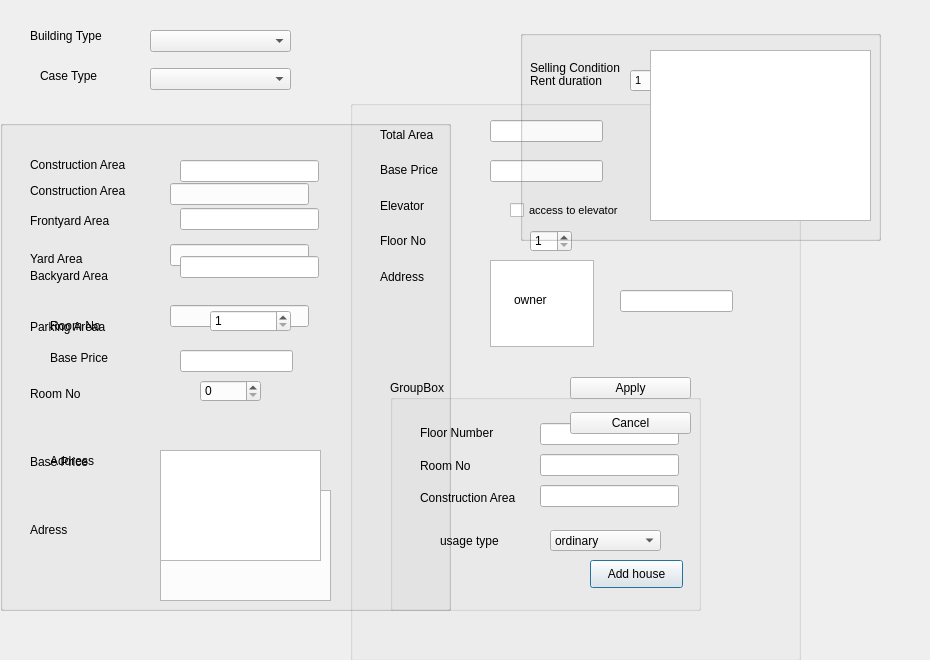
<?xml version="1.0" encoding="UTF-8"?>
<ui version="4.0">
 <class>Add_building</class>
 <widget class="QDialog" name="Add_building">
  <property name="geometry">
   <rect>
    <x>0</x>
    <y>0</y>
    <width>930</width>
    <height>660</height>
   </rect>
  </property>
  <property name="windowTitle">
   <string>Dialog</string>
  </property>
  <widget class="QGroupBox" name="southernvilla">
   <property name="geometry">
    <rect>
     <x>0</x>
     <y>120</y>
     <width>451</width>
     <height>491</height>
    </rect>
   </property>
   <property name="title">
    <string/>
   </property>
   <widget class="QLineEdit" name="_Lbaseprice">
    <property name="geometry">
     <rect>
      <x>170</x>
      <y>330</y>
      <width>137</width>
      <height>22</height>
     </rect>
    </property>
   </widget>
   <widget class="QSpinBox" name="_RoomNo">
    <property name="geometry">
     <rect>
      <x>200</x>
      <y>260</y>
      <width>61</width>
      <height>22</height>
     </rect>
    </property>
    <property name="maximum">
     <number>10</number>
    </property>
   </widget>
   <widget class="QPlainTextEdit" name="plainTextEdit">
    <property name="geometry">
     <rect>
      <x>160</x>
      <y>370</y>
      <width>171</width>
      <height>111</height>
     </rect>
    </property>
   </widget>
   <widget class="QWidget" name="layoutWidget">
    <property name="geometry">
     <rect>
      <x>30</x>
      <y>40</y>
      <width>121</width>
      <height>401</height>
     </rect>
    </property>
    <layout class="QVBoxLayout" name="verticalLayout">
     <item>
      <widget class="QLabel" name="label">
       <property name="font">
        <font>
         <pointsize>9</pointsize>
        </font>
       </property>
       <property name="text">
        <string>Construction Area</string>
       </property>
      </widget>
     </item>
     <item>
      <widget class="QLabel" name="label_2">
       <property name="font">
        <font>
         <pointsize>9</pointsize>
        </font>
       </property>
       <property name="text">
        <string>Yard Area</string>
       </property>
      </widget>
     </item>
     <item>
      <widget class="QLabel" name="label_3">
       <property name="font">
        <font>
         <pointsize>9</pointsize>
        </font>
       </property>
       <property name="text">
        <string>Parking Areaa</string>
       </property>
      </widget>
     </item>
     <item>
      <widget class="QLabel" name="label_5">
       <property name="font">
        <font>
         <pointsize>9</pointsize>
        </font>
       </property>
       <property name="text">
        <string>Room No</string>
       </property>
      </widget>
     </item>
     <item>
      <widget class="QLabel" name="label_6">
       <property name="font">
        <font>
         <pointsize>9</pointsize>
        </font>
       </property>
       <property name="text">
        <string>Base Price</string>
       </property>
      </widget>
     </item>
     <item>
      <widget class="QLabel" name="label_7">
       <property name="font">
        <font>
         <pointsize>9</pointsize>
        </font>
       </property>
       <property name="text">
        <string>Adress</string>
       </property>
      </widget>
     </item>
    </layout>
   </widget>
   <widget class="QWidget" name="layoutWidget">
    <property name="geometry">
     <rect>
      <x>170</x>
      <y>30</y>
      <width>139</width>
      <height>211</height>
     </rect>
    </property>
    <layout class="QVBoxLayout" name="verticalLayout_3">
     <item>
      <widget class="QLineEdit" name="_Lconstrucion"/>
     </item>
     <item>
      <widget class="QLineEdit" name="_Lyardarea"/>
     </item>
     <item>
      <widget class="QLineEdit" name="_Lparkingarea"/>
     </item>
    </layout>
   </widget>
  </widget>
  <widget class="QGroupBox" name="apartment">
   <property name="geometry">
    <rect>
     <x>350</x>
     <y>100</y>
     <width>451</width>
     <height>561</height>
    </rect>
   </property>
   <property name="title">
    <string/>
   </property>
   <widget class="QCheckBox" name="checkBox">
    <property name="geometry">
     <rect>
      <x>160</x>
      <y>100</y>
      <width>151</width>
      <height>20</height>
     </rect>
    </property>
    <property name="font">
     <font>
      <pointsize>8</pointsize>
     </font>
    </property>
    <property name="text">
     <string>access to elevator</string>
    </property>
   </widget>
   <widget class="QSpinBox" name="spinBox">
    <property name="geometry">
     <rect>
      <x>180</x>
      <y>130</y>
      <width>42</width>
      <height>22</height>
     </rect>
    </property>
    <property name="minimum">
     <number>1</number>
    </property>
    <property name="maximum">
     <number>10</number>
    </property>
   </widget>
   <widget class="QPlainTextEdit" name="plainTextEdit_2">
    <property name="geometry">
     <rect>
      <x>140</x>
      <y>160</y>
      <width>104</width>
      <height>87</height>
     </rect>
    </property>
   </widget>
   <widget class="QLineEdit" name="base">
    <property name="geometry">
     <rect>
      <x>140</x>
      <y>60</y>
      <width>113</width>
      <height>22</height>
     </rect>
    </property>
   </widget>
   <widget class="QLineEdit" name="tottall">
    <property name="geometry">
     <rect>
      <x>140</x>
      <y>20</y>
      <width>113</width>
      <height>22</height>
     </rect>
    </property>
   </widget>
   <widget class="QGroupBox" name="tinyhouse">
    <property name="geometry">
     <rect>
      <x>40</x>
      <y>280</y>
      <width>311</width>
      <height>231</height>
     </rect>
    </property>
    <property name="title">
     <string>GroupBox</string>
    </property>
    <widget class="QPushButton" name="pushButton">
     <property name="geometry">
      <rect>
       <x>200</x>
       <y>180</y>
       <width>93</width>
       <height>28</height>
      </rect>
     </property>
     <property name="text">
      <string>Add house</string>
     </property>
    </widget>
    <widget class="QWidget" name="layoutWidget">
     <property name="geometry">
      <rect>
       <x>30</x>
       <y>40</y>
       <width>104</width>
       <height>91</height>
      </rect>
     </property>
     <layout class="QVBoxLayout" name="verticalLayout_4">
      <item>
       <widget class="QLabel" name="label_13">
        <property name="text">
         <string>Floor Number</string>
        </property>
       </widget>
      </item>
      <item>
       <widget class="QLabel" name="label_14">
        <property name="text">
         <string>Room No</string>
        </property>
       </widget>
      </item>
      <item>
       <widget class="QLabel" name="label_15">
        <property name="text">
         <string>Construction Area</string>
        </property>
       </widget>
      </item>
     </layout>
    </widget>
    <widget class="QWidget" name="layoutWidget">
     <property name="geometry">
      <rect>
       <x>150</x>
       <y>40</y>
       <width>139</width>
       <height>91</height>
      </rect>
     </property>
     <layout class="QVBoxLayout" name="verticalLayout_5">
      <item>
       <widget class="QLineEdit" name="floornum"/>
      </item>
      <item>
       <widget class="QLineEdit" name="roomnum"/>
      </item>
      <item>
       <widget class="QLineEdit" name="constructionarea"/>
      </item>
     </layout>
    </widget>
    <widget class="QLabel" name="label_21">
     <property name="geometry">
      <rect>
       <x>50</x>
       <y>150</y>
       <width>81</width>
       <height>21</height>
      </rect>
     </property>
     <property name="font">
      <font>
       <pointsize>9</pointsize>
      </font>
     </property>
     <property name="text">
      <string>usage type</string>
     </property>
    </widget>
    <widget class="QComboBox" name="usage">
     <property name="geometry">
      <rect>
       <x>160</x>
       <y>150</y>
       <width>111</width>
       <height>21</height>
      </rect>
     </property>
     <item>
      <property name="text">
       <string>ordinary</string>
      </property>
     </item>
     <item>
      <property name="text">
       <string>commercial</string>
      </property>
     </item>
     <item>
      <property name="text">
       <string>office</string>
      </property>
     </item>
    </widget>
   </widget>
   <widget class="QWidget" name="layoutWidget">
    <property name="geometry">
     <rect>
      <x>30</x>
      <y>20</y>
      <width>81</width>
      <height>171</height>
     </rect>
    </property>
    <layout class="QVBoxLayout" name="verticalLayout_2">
     <item>
      <widget class="QLabel" name="label_8">
       <property name="font">
        <font>
         <pointsize>9</pointsize>
        </font>
       </property>
       <property name="text">
        <string>Total Area</string>
       </property>
      </widget>
     </item>
     <item>
      <widget class="QLabel" name="label_9">
       <property name="font">
        <font>
         <pointsize>9</pointsize>
        </font>
       </property>
       <property name="text">
        <string>Base Price</string>
       </property>
      </widget>
     </item>
     <item>
      <widget class="QLabel" name="label_10">
       <property name="font">
        <font>
         <pointsize>9</pointsize>
        </font>
       </property>
       <property name="text">
        <string>Elevator</string>
       </property>
      </widget>
     </item>
     <item>
      <widget class="QLabel" name="label_11">
       <property name="font">
        <font>
         <pointsize>9</pointsize>
        </font>
       </property>
       <property name="text">
        <string>Floor No</string>
       </property>
      </widget>
     </item>
     <item>
      <widget class="QLabel" name="label_12">
       <property name="font">
        <font>
         <pointsize>9</pointsize>
        </font>
       </property>
       <property name="text">
        <string>Address</string>
       </property>
      </widget>
     </item>
    </layout>
   </widget>
  </widget>
  <widget class="QLabel" name="label_16">
   <property name="geometry">
    <rect>
     <x>30</x>
     <y>20</y>
     <width>131</width>
     <height>31</height>
    </rect>
   </property>
   <property name="font">
    <font>
     <pointsize>9</pointsize>
    </font>
   </property>
   <property name="text">
    <string>Building Type</string>
   </property>
  </widget>
  <widget class="QLabel" name="label_17">
   <property name="geometry">
    <rect>
     <x>40</x>
     <y>60</y>
     <width>81</width>
     <height>31</height>
    </rect>
   </property>
   <property name="font">
    <font>
     <pointsize>9</pointsize>
    </font>
   </property>
   <property name="text">
    <string>Case Type</string>
   </property>
  </widget>
  <widget class="QGroupBox" name="Rent_case">
   <property name="geometry">
    <rect>
     <x>520</x>
     <y>30</y>
     <width>361</width>
     <height>211</height>
    </rect>
   </property>
   <property name="title">
    <string/>
   </property>
   <widget class="QLabel" name="label_18">
    <property name="geometry">
     <rect>
      <x>10</x>
      <y>20</y>
      <width>91</width>
      <height>61</height>
     </rect>
    </property>
    <property name="font">
     <font>
      <pointsize>9</pointsize>
     </font>
    </property>
    <property name="text">
     <string>Rent duration</string>
    </property>
   </widget>
   <widget class="QWidget" name="layoutWidget">
    <property name="geometry">
     <rect>
      <x>110</x>
      <y>30</y>
      <width>131</width>
      <height>41</height>
     </rect>
    </property>
    <layout class="QHBoxLayout" name="horizontalLayout">
     <item>
      <widget class="QSpinBox" name="spinBox_2">
       <property name="font">
        <font>
         <pointsize>8</pointsize>
        </font>
       </property>
       <property name="minimum">
        <number>1</number>
       </property>
       <property name="maximum">
        <number>24</number>
       </property>
      </widget>
     </item>
     <item>
      <widget class="QLabel" name="label_19">
       <property name="text">
        <string>month</string>
       </property>
      </widget>
     </item>
    </layout>
   </widget>
  </widget>
  <widget class="QGroupBox" name="sell_case">
   <property name="geometry">
    <rect>
     <x>520</x>
     <y>30</y>
     <width>361</width>
     <height>211</height>
    </rect>
   </property>
   <property name="title">
    <string/>
   </property>
   <widget class="QLabel" name="label_20">
    <property name="geometry">
     <rect>
      <x>10</x>
      <y>30</y>
      <width>101</width>
      <height>16</height>
     </rect>
    </property>
    <property name="text">
     <string>Selling Condition</string>
    </property>
   </widget>
   <widget class="QPlainTextEdit" name="plainTextEdit_3">
    <property name="geometry">
     <rect>
      <x>130</x>
      <y>20</y>
      <width>221</width>
      <height>171</height>
     </rect>
    </property>
   </widget>
  </widget>
  <widget class="QWidget" name="layoutWidget">
   <property name="geometry">
    <rect>
     <x>150</x>
     <y>20</y>
     <width>141</width>
     <height>81</height>
    </rect>
   </property>
   <layout class="QVBoxLayout" name="verticalLayout_8">
    <item>
     <widget class="QComboBox" name="comboBox"/>
    </item>
    <item>
     <widget class="QComboBox" name="case_type"/>
    </item>
   </layout>
  </widget>
  <widget class="QLabel" name="Warning">
   <property name="geometry">
    <rect>
     <x>630</x>
     <y>610</y>
     <width>281</width>
     <height>41</height>
    </rect>
   </property>
   <property name="font">
    <font>
     <pointsize>9</pointsize>
     <weight>75</weight>
     <bold>true</bold>
     <underline>true</underline>
    </font>
   </property>
   <property name="text">
    <string/>
   </property>
  </widget>
  <widget class="QLabel" name="minihouse">
   <property name="geometry">
    <rect>
     <x>600</x>
     <y>590</y>
     <width>261</width>
     <height>41</height>
    </rect>
   </property>
   <property name="font">
    <font>
     <pointsize>9</pointsize>
     <italic>true</italic>
    </font>
   </property>
   <property name="text">
    <string/>
   </property>
  </widget>
  <widget class="QWidget" name="layoutWidget">
   <property name="geometry">
    <rect>
     <x>570</x>
     <y>370</y>
     <width>121</width>
     <height>71</height>
    </rect>
   </property>
   <layout class="QVBoxLayout" name="verticalLayout_9">
    <item>
     <widget class="QPushButton" name="pushButton_2">
      <property name="text">
       <string>Apply</string>
      </property>
     </widget>
    </item>
    <item>
     <widget class="QPushButton" name="pushButton_3">
      <property name="text">
       <string>Cancel</string>
      </property>
     </widget>
    </item>
   </layout>
  </widget>
  <widget class="QLineEdit" name="lineEdit">
   <property name="geometry">
    <rect>
     <x>620</x>
     <y>290</y>
     <width>113</width>
     <height>22</height>
    </rect>
   </property>
  </widget>
  <widget class="QLabel" name="label_22">
   <property name="geometry">
    <rect>
     <x>514</x>
     <y>290</y>
     <width>111</width>
     <height>20</height>
    </rect>
   </property>
   <property name="text">
    <string>owner</string>
   </property>
  </widget>
  <widget class="QGroupBox" name="northernvilla">
   <property name="geometry">
    <rect>
     <x>0</x>
     <y>120</y>
     <width>451</width>
     <height>491</height>
    </rect>
   </property>
   <property name="title">
    <string/>
   </property>
   <widget class="QSpinBox" name="RoomNo">
    <property name="geometry">
     <rect>
      <x>210</x>
      <y>190</y>
      <width>81</width>
      <height>22</height>
     </rect>
    </property>
    <property name="minimum">
     <number>1</number>
    </property>
    <property name="maximum">
     <number>10</number>
    </property>
   </widget>
   <widget class="QLabel" name="roomno">
    <property name="geometry">
     <rect>
      <x>50</x>
      <y>190</y>
      <width>81</width>
      <height>31</height>
     </rect>
    </property>
    <property name="font">
     <font>
      <pointsize>9</pointsize>
     </font>
    </property>
    <property name="text">
     <string>Room No</string>
    </property>
   </widget>
   <widget class="QLineEdit" name="Lbaseprice">
    <property name="geometry">
     <rect>
      <x>180</x>
      <y>230</y>
      <width>113</width>
      <height>22</height>
     </rect>
    </property>
   </widget>
   <widget class="QLabel" name="baseprice">
    <property name="geometry">
     <rect>
      <x>50</x>
      <y>230</y>
      <width>81</width>
      <height>16</height>
     </rect>
    </property>
    <property name="font">
     <font>
      <pointsize>9</pointsize>
     </font>
    </property>
    <property name="text">
     <string>Base Price</string>
    </property>
   </widget>
   <widget class="QPlainTextEdit" name="Ladress">
    <property name="geometry">
     <rect>
      <x>160</x>
      <y>330</y>
      <width>161</width>
      <height>111</height>
     </rect>
    </property>
   </widget>
   <widget class="QLabel" name="address">
    <property name="geometry">
     <rect>
      <x>50</x>
      <y>320</y>
      <width>91</width>
      <height>41</height>
     </rect>
    </property>
    <property name="font">
     <font>
      <pointsize>9</pointsize>
     </font>
    </property>
    <property name="text">
     <string>Address</string>
    </property>
   </widget>
   <widget class="QWidget" name="layoutWidget">
    <property name="geometry">
     <rect>
      <x>180</x>
      <y>20</y>
      <width>139</width>
      <height>161</height>
     </rect>
    </property>
    <layout class="QVBoxLayout" name="verticalLayout_6">
     <item>
      <widget class="QLineEdit" name="Lconstructionarea"/>
     </item>
     <item>
      <widget class="QLineEdit" name="Lfrontyard"/>
     </item>
     <item>
      <widget class="QLineEdit" name="Lbackyard"/>
     </item>
    </layout>
   </widget>
   <widget class="QWidget" name="layoutWidget">
    <property name="geometry">
     <rect>
      <x>30</x>
      <y>20</y>
      <width>117</width>
      <height>161</height>
     </rect>
    </property>
    <layout class="QVBoxLayout" name="verticalLayout_7">
     <item>
      <widget class="QLabel" name="conareaa">
       <property name="font">
        <font>
         <pointsize>9</pointsize>
        </font>
       </property>
       <property name="text">
        <string>Construction Area</string>
       </property>
      </widget>
     </item>
     <item>
      <widget class="QLabel" name="frontyard">
       <property name="font">
        <font>
         <pointsize>9</pointsize>
        </font>
       </property>
       <property name="text">
        <string>Frontyard Area</string>
       </property>
      </widget>
     </item>
     <item>
      <widget class="QLabel" name="backyard">
       <property name="font">
        <font>
         <pointsize>9</pointsize>
        </font>
       </property>
       <property name="text">
        <string>Backyard Area</string>
       </property>
      </widget>
     </item>
    </layout>
   </widget>
  </widget>
 </widget>
 <resources/>
 <connections/>
</ui>
